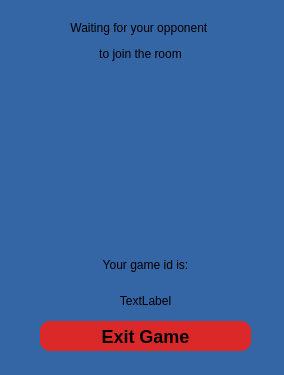
<?xml version="1.0" encoding="UTF-8"?>
<ui version="4.0">
 <class>WaitingWindow</class>
 <widget class="QDialog" name="WaitingWindow">
  <property name="geometry">
   <rect>
    <x>0</x>
    <y>0</y>
    <width>284</width>
    <height>375</height>
   </rect>
  </property>
  <property name="windowTitle">
   <string>Dialog</string>
  </property>
  <property name="styleSheet">
   <string notr="true">background-color:rgb(52, 101, 164)
</string>
  </property>
  <widget class="QWidget" name="verticalLayoutWidget">
   <property name="geometry">
    <rect>
     <x>40</x>
     <y>250</y>
     <width>211</width>
     <height>101</height>
    </rect>
   </property>
   <layout class="QVBoxLayout" name="verticalLayout">
    <item>
     <widget class="QLabel" name="label_3">
      <property name="font">
       <font>
        <family>Ubuntu</family>
        <weight>50</weight>
        <bold>false</bold>
       </font>
      </property>
      <property name="text">
       <string>Your game id is:</string>
      </property>
      <property name="alignment">
       <set>Qt::AlignCenter</set>
      </property>
     </widget>
    </item>
    <item>
     <widget class="QLabel" name="labelGameId">
      <property name="font">
       <font>
        <family>Ubuntu</family>
        <weight>50</weight>
        <bold>false</bold>
       </font>
      </property>
      <property name="mouseTracking">
       <bool>true</bool>
      </property>
      <property name="text">
       <string>TextLabel</string>
      </property>
      <property name="alignment">
       <set>Qt::AlignCenter</set>
      </property>
     </widget>
    </item>
    <item>
     <widget class="QPushButton" name="pushButton">
      <property name="minimumSize">
       <size>
        <width>0</width>
        <height>30</height>
       </size>
      </property>
      <property name="font">
       <font>
        <family>Arial</family>
        <pointsize>-1</pointsize>
        <weight>75</weight>
        <bold>true</bold>
       </font>
      </property>
      <property name="styleSheet">
       <string notr="true">QPushButton {
	background-color:rgb(219, 41, 41);
	border-radius:10px;
	color:black;
	font-family:Arial;
	font-size:18px;
   	font-weight:bold;
}
QPushButton:hover {
	background-color: rgb(255, 41, 41);
}
QPushButton:active {
	position:relative;
	top:1px;
}</string>
      </property>
      <property name="text">
       <string>Exit Game</string>
      </property>
      <property name="flat">
       <bool>false</bool>
      </property>
     </widget>
    </item>
   </layout>
  </widget>
  <widget class="QLabel" name="labelGif">
   <property name="geometry">
    <rect>
     <x>20</x>
     <y>90</y>
     <width>241</width>
     <height>151</height>
    </rect>
   </property>
   <property name="text">
    <string/>
   </property>
   <property name="alignment">
    <set>Qt::AlignCenter</set>
   </property>
  </widget>
  <widget class="QLabel" name="label">
   <property name="geometry">
    <rect>
     <x>10</x>
     <y>16</y>
     <width>261</width>
     <height>51</height>
    </rect>
   </property>
   <property name="font">
    <font>
     <family>Ubuntu</family>
     <weight>50</weight>
     <bold>false</bold>
    </font>
   </property>
   <property name="text">
    <string>&lt;html&gt;&lt;head/&gt;&lt;body&gt;&lt;p align=&quot;center&quot;&gt;Waiting for your opponent &lt;/p&gt;&lt;p align=&quot;center&quot;&gt;to join the room&lt;/p&gt;&lt;/body&gt;&lt;/html&gt;</string>
   </property>
   <property name="alignment">
    <set>Qt::AlignCenter</set>
   </property>
  </widget>
 </widget>
 <resources/>
 <connections/>
</ui>
